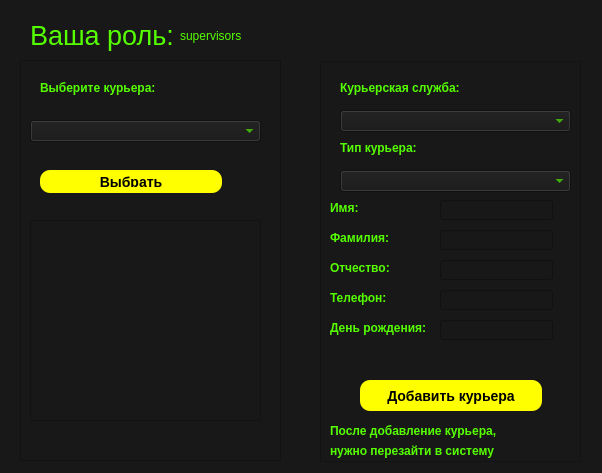
<?xml version="1.0" encoding="UTF-8"?>
<ui version="4.0">
 <class>Supervisors</class>
 <widget class="QWidget" name="Supervisors">
  <property name="geometry">
   <rect>
    <x>0</x>
    <y>0</y>
    <width>602</width>
    <height>473</height>
   </rect>
  </property>
  <property name="windowTitle">
   <string>Form</string>
  </property>
  <property name="styleSheet">
   <string notr="true">background: rgb(24, 24, 24)</string>
  </property>
  <widget class="QLabel" name="label_2">
   <property name="geometry">
    <rect>
     <x>30</x>
     <y>20</y>
     <width>151</width>
     <height>31</height>
    </rect>
   </property>
   <property name="font">
    <font>
     <family>MS Shell Dlg 2</family>
     <pointsize>20</pointsize>
     <weight>9</weight>
     <italic>false</italic>
     <bold>false</bold>
    </font>
   </property>
   <property name="styleSheet">
    <string notr="true">QLabel {color: rgb(85, 255, 0);
			 
	font: 75 20pt &quot;MS Shell Dlg 2&quot;;}</string>
   </property>
   <property name="text">
    <string>Ваша роль:</string>
   </property>
  </widget>
  <widget class="QComboBox" name="comboBox">
   <property name="geometry">
    <rect>
     <x>30</x>
     <y>120</y>
     <width>231</width>
     <height>22</height>
    </rect>
   </property>
   <property name="styleSheet">
    <string notr="true">QComboBox {color: rgb(85, 255, 0);
			 font: bold;			}</string>
   </property>
  </widget>
  <widget class="QLabel" name="label_3">
   <property name="geometry">
    <rect>
     <x>40</x>
     <y>80</y>
     <width>161</width>
     <height>16</height>
    </rect>
   </property>
   <property name="styleSheet">
    <string notr="true">QLabel {color: rgb(85, 255, 0);
			 font: bold;			}</string>
   </property>
   <property name="text">
    <string>Выберите курьера:</string>
   </property>
  </widget>
  <widget class="QPushButton" name="pushButton_2">
   <property name="geometry">
    <rect>
     <x>40</x>
     <y>170</y>
     <width>182</width>
     <height>23</height>
    </rect>
   </property>
   <property name="styleSheet">
    <string notr="true">QPushButton {background-color: rgb(255, 255, 0);
     border-style: outset;
     border-radius: 10px;
     border-color: beige;
     font: bold 14px;
     min-width: 10em;
     padding: 6px;}
QPushButton::hover{background-color: rgb(217, 217, 0)}
QPushButton::pressed{background-color: rgb(181, 181, 0)}</string>
   </property>
   <property name="text">
    <string>Выбрать</string>
   </property>
  </widget>
  <widget class="QPlainTextEdit" name="plainTextEdit">
   <property name="geometry">
    <rect>
     <x>30</x>
     <y>220</y>
     <width>231</width>
     <height>201</height>
    </rect>
   </property>
   <property name="styleSheet">
    <string notr="true">QPlainTextEdit {color: rgb(85, 255, 0);
			 font: bold;			}</string>
   </property>
   <property name="readOnly">
    <bool>true</bool>
   </property>
   <property name="plainText">
    <string/>
   </property>
  </widget>
  <widget class="QLabel" name="label">
   <property name="geometry">
    <rect>
     <x>180</x>
     <y>20</y>
     <width>161</width>
     <height>31</height>
    </rect>
   </property>
   <property name="styleSheet">
    <string notr="true">QLabel {color: rgb(85, 255, 0);
			 
	font: 75 20pt &quot;MS Shell Dlg 2&quot;;}</string>
   </property>
   <property name="text">
    <string>supervisors</string>
   </property>
  </widget>
  <widget class="QPushButton" name="pushButton_3">
   <property name="geometry">
    <rect>
     <x>360</x>
     <y>380</y>
     <width>182</width>
     <height>31</height>
    </rect>
   </property>
   <property name="styleSheet">
    <string notr="true">QPushButton {background-color: rgb(255, 255, 0);
     border-style: outset;
     border-radius: 10px;
     border-color: beige;
     font: bold 14px;
     min-width: 10em;
     padding: 6px;}
QPushButton::hover{background-color: rgb(217, 217, 0)}
QPushButton::pressed{background-color: rgb(181, 181, 0)}</string>
   </property>
   <property name="text">
    <string>Добавить курьера</string>
   </property>
  </widget>
  <widget class="QComboBox" name="comboBox_2">
   <property name="geometry">
    <rect>
     <x>340</x>
     <y>110</y>
     <width>231</width>
     <height>22</height>
    </rect>
   </property>
   <property name="styleSheet">
    <string notr="true">QComboBox {color: rgb(85, 255, 0);
			 font: bold;			}</string>
   </property>
  </widget>
  <widget class="QGraphicsView" name="graphicsView">
   <property name="geometry">
    <rect>
     <x>320</x>
     <y>61</y>
     <width>261</width>
     <height>401</height>
    </rect>
   </property>
  </widget>
  <widget class="QGraphicsView" name="graphicsView_2">
   <property name="geometry">
    <rect>
     <x>20</x>
     <y>60</y>
     <width>261</width>
     <height>401</height>
    </rect>
   </property>
  </widget>
  <widget class="QLabel" name="label_4">
   <property name="geometry">
    <rect>
     <x>340</x>
     <y>80</y>
     <width>161</width>
     <height>16</height>
    </rect>
   </property>
   <property name="styleSheet">
    <string notr="true">QLabel {color: rgb(85, 255, 0);
			 font: bold;			}</string>
   </property>
   <property name="text">
    <string>Курьерская служба:</string>
   </property>
  </widget>
  <widget class="QLabel" name="label_5">
   <property name="geometry">
    <rect>
     <x>340</x>
     <y>140</y>
     <width>161</width>
     <height>16</height>
    </rect>
   </property>
   <property name="styleSheet">
    <string notr="true">QLabel {color: rgb(85, 255, 0);
			 font: bold;			}</string>
   </property>
   <property name="text">
    <string>Тип курьера:</string>
   </property>
  </widget>
  <widget class="QComboBox" name="comboBox_3">
   <property name="geometry">
    <rect>
     <x>340</x>
     <y>170</y>
     <width>231</width>
     <height>22</height>
    </rect>
   </property>
   <property name="styleSheet">
    <string notr="true">QComboBox {color: rgb(85, 255, 0);
			 font: bold;			}</string>
   </property>
  </widget>
  <widget class="QLineEdit" name="lineEdit_2">
   <property name="geometry">
    <rect>
     <x>440</x>
     <y>200</y>
     <width>113</width>
     <height>20</height>
    </rect>
   </property>
   <property name="styleSheet">
    <string notr="true">QLineEdit {color: rgb(85, 255, 0);
			 font: bold;			}</string>
   </property>
  </widget>
  <widget class="QLineEdit" name="lineEdit_3">
   <property name="geometry">
    <rect>
     <x>440</x>
     <y>230</y>
     <width>113</width>
     <height>20</height>
    </rect>
   </property>
   <property name="styleSheet">
    <string notr="true">QLineEdit {color: rgb(85, 255, 0);
			 font: bold;			}</string>
   </property>
  </widget>
  <widget class="QLineEdit" name="lineEdit_4">
   <property name="geometry">
    <rect>
     <x>440</x>
     <y>260</y>
     <width>113</width>
     <height>20</height>
    </rect>
   </property>
   <property name="styleSheet">
    <string notr="true">QLineEdit {color: rgb(85, 255, 0);
			 font: bold;			}</string>
   </property>
  </widget>
  <widget class="QLineEdit" name="lineEdit_5">
   <property name="geometry">
    <rect>
     <x>440</x>
     <y>290</y>
     <width>113</width>
     <height>20</height>
    </rect>
   </property>
   <property name="styleSheet">
    <string notr="true">QLineEdit {color: rgb(85, 255, 0);
			 font: bold;			}</string>
   </property>
  </widget>
  <widget class="QLineEdit" name="lineEdit_6">
   <property name="geometry">
    <rect>
     <x>440</x>
     <y>320</y>
     <width>113</width>
     <height>20</height>
    </rect>
   </property>
   <property name="styleSheet">
    <string notr="true">QLineEdit {color: rgb(85, 255, 0);
			 font: bold;			}</string>
   </property>
  </widget>
  <widget class="QLabel" name="label_6">
   <property name="geometry">
    <rect>
     <x>330</x>
     <y>200</y>
     <width>91</width>
     <height>16</height>
    </rect>
   </property>
   <property name="styleSheet">
    <string notr="true">QLabel {color: rgb(85, 255, 0);
			 font: bold;			}</string>
   </property>
   <property name="text">
    <string>Имя:</string>
   </property>
  </widget>
  <widget class="QLabel" name="label_7">
   <property name="geometry">
    <rect>
     <x>330</x>
     <y>230</y>
     <width>91</width>
     <height>16</height>
    </rect>
   </property>
   <property name="styleSheet">
    <string notr="true">QLabel {color: rgb(85, 255, 0);
			 font: bold;			}</string>
   </property>
   <property name="text">
    <string>Фамилия:</string>
   </property>
  </widget>
  <widget class="QLabel" name="label_8">
   <property name="geometry">
    <rect>
     <x>330</x>
     <y>260</y>
     <width>91</width>
     <height>16</height>
    </rect>
   </property>
   <property name="styleSheet">
    <string notr="true">QLabel {color: rgb(85, 255, 0);
			 font: bold;			}</string>
   </property>
   <property name="text">
    <string>Отчество:</string>
   </property>
  </widget>
  <widget class="QLabel" name="label_9">
   <property name="geometry">
    <rect>
     <x>330</x>
     <y>290</y>
     <width>91</width>
     <height>16</height>
    </rect>
   </property>
   <property name="styleSheet">
    <string notr="true">QLabel {color: rgb(85, 255, 0);
			 font: bold;			}</string>
   </property>
   <property name="text">
    <string>Телефон:</string>
   </property>
  </widget>
  <widget class="QLabel" name="label_10">
   <property name="geometry">
    <rect>
     <x>330</x>
     <y>320</y>
     <width>101</width>
     <height>16</height>
    </rect>
   </property>
   <property name="styleSheet">
    <string notr="true">QLabel {color: rgb(85, 255, 0);
			 font: bold;			}</string>
   </property>
   <property name="text">
    <string>День рождения:</string>
   </property>
  </widget>
  <widget class="QLabel" name="label_11">
   <property name="geometry">
    <rect>
     <x>330</x>
     <y>420</y>
     <width>211</width>
     <height>21</height>
    </rect>
   </property>
   <property name="styleSheet">
    <string notr="true">QLabel {color: rgb(85, 255, 0);
			 font: bold;			}</string>
   </property>
   <property name="text">
    <string>После добавление курьера,</string>
   </property>
  </widget>
  <widget class="QLabel" name="label_12">
   <property name="geometry">
    <rect>
     <x>330</x>
     <y>440</y>
     <width>181</width>
     <height>21</height>
    </rect>
   </property>
   <property name="styleSheet">
    <string notr="true">QLabel {color: rgb(85, 255, 0);
			 font: bold;			}</string>
   </property>
   <property name="text">
    <string>нужно перезайти в систему</string>
   </property>
  </widget>
  <zorder>graphicsView_2</zorder>
  <zorder>graphicsView</zorder>
  <zorder>label_2</zorder>
  <zorder>comboBox</zorder>
  <zorder>label_3</zorder>
  <zorder>pushButton_2</zorder>
  <zorder>plainTextEdit</zorder>
  <zorder>label</zorder>
  <zorder>pushButton_3</zorder>
  <zorder>comboBox_2</zorder>
  <zorder>label_4</zorder>
  <zorder>label_5</zorder>
  <zorder>comboBox_3</zorder>
  <zorder>lineEdit_2</zorder>
  <zorder>lineEdit_3</zorder>
  <zorder>lineEdit_4</zorder>
  <zorder>lineEdit_5</zorder>
  <zorder>lineEdit_6</zorder>
  <zorder>label_6</zorder>
  <zorder>label_7</zorder>
  <zorder>label_8</zorder>
  <zorder>label_9</zorder>
  <zorder>label_10</zorder>
  <zorder>label_11</zorder>
  <zorder>label_12</zorder>
 </widget>
 <resources/>
 <connections/>
</ui>
